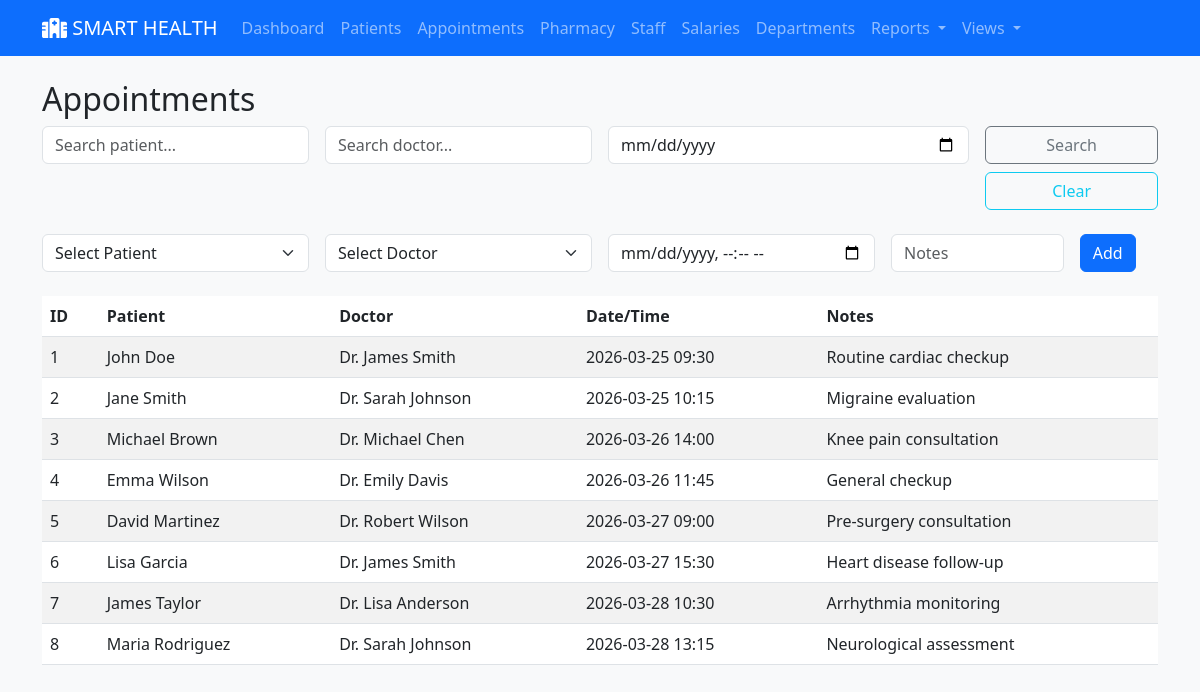
The app's page /appointments with its own data.
### models.py (models this page shows)
class Appointment(db.Model):
    id = db.Column(db.Integer, primary_key=True)
    patient_id = db.Column(db.Integer, db.ForeignKey('patient.id'), nullable=False)
    doctor_id = db.Column(db.Integer, db.ForeignKey('doctor.id'), nullable=False)
    scheduled_at = db.Column(db.DateTime, nullable=False, default=datetime.utcnow)
    notes = db.Column(db.Text)
    bills = db.relationship('Bill', backref='appointment', lazy=True)

class Patient(db.Model):
    id = db.Column(db.Integer, primary_key=True)
    first_name = db.Column(db.String(120), nullable=False)
    last_name = db.Column(db.String(120), nullable=False)
    dob = db.Column(db.Date, nullable=True)
    phone = db.Column(db.String(20))
    appointments = db.relationship('Appointment', backref='patient', lazy=True)
    prescriptions = db.relationship('Prescription', backref='patient', lazy=True)
    bills = db.relationship('Bill', backref='patient', lazy=True)

class Doctor(db.Model):
    id = db.Column(db.Integer, primary_key=True)
    name = db.Column(db.String(120), nullable=False)
    specialty = db.Column(db.String(120))
    department_id = db.Column(db.Integer, db.ForeignKey('department.id'), nullable=True)
    appointments = db.relationship('Appointment', backref='doctor', lazy=True)
    prescriptions = db.relationship('Prescription', backref='doctor', lazy=True)

### routes.py (the view, shortened to what this page needs)
@main_bp.route('/appointments', methods=['GET', 'POST'])
def appointments():
    search_patient = request.args.get('patient', '')
    search_doctor = request.args.get('doctor', '')
    search_date = request.args.get('date', '')
    query = Appointment.query
    if search_doctor:
        query = query.join(Doctor).filter(Doctor.name.contains(search_doctor))
    if search_date:
        query = query.filter(db.func.date(Appointment.scheduled_at) == search_date)
    all_appts = query.all()
    patients = Patient.query.all()
    doctors = Doctor.query.all()
    return render_template('appointments.html', appointments=all_appts, patients=patients, doctors=doctors,
                         search_patient=search_patient, search_doctor=search_doctor, search_date=search_date)

### templates/appointments.html (shortened to what this page needs)
{% extends 'base.html' %}
{% block content %}
<h2>Appointments</h2>
<form method="get" class="row g-3 mb-4">
  <div class="col-md-3">
    <input name="patient" class="form-control" placeholder="Search patient..." value="{{ search_patient }}">
  </div>
  <div class="col-md-3">
    <input name="doctor" class="form-control" placeholder="Search doctor..." value="{{ search_doctor }}">
  </div>
  <div class="col-md-4">
    <input name="date" type="date" class="form-control" placeholder="Filter by date" value="{{ search_date }}">
  </div>
  <div class="col-md-2">
    <button type="submit" class="btn btn-outline-secondary w-100">Search</button>
    <a href="{{ url_for('main.appointments') }}" class="btn btn-outline-info w-100 mt-2">Clear</a>
  </div>
</form>
<form method="post" class="row g-3 mb-4">
  <div class="col-md-3">
    <select name="patient_id" class="form-select" required>
      <option value="">Select Patient</option>
    </select>
  </div>
  <div class="col-md-3">
    <select name="doctor_id" class="form-select" required>
      <option value="">Select Doctor</option>
    </select>
  </div>
  <div class="col-md-3">
    <input name="scheduled_at" type="datetime-local" class="form-control" required>
  </div>
  <div class="col-md-2">
    <input name="notes" class="form-control" placeholder="Notes">
  </div>
  <div class="col-md-1">
    <button class="btn btn-primary">Add</button>
  </div>
</form>
<table class="table table-striped">
  <thead><tr><th>ID</th><th>Patient</th><th>Doctor</th><th>Date/Time</th><th>Notes</th></tr></thead>
  <tbody>
    {% for a in appointments %}
      <tr>
        <td>{{ a.id }}</td>
        <td>{{ a.patient.first_name }} {{ a.patient.last_name }}</td>
        <td>{{ a.doctor.name }}</td>
        <td>{{ a.scheduled_at.strftime('%Y-%m-%d %H:%M') }}</td>
        <td>{{ a.notes or '' }}</td>
      </tr>
    {% else %}
      <tr><td colspan="5">No appointments</td></tr>
    {% endfor %}
  </tbody>
</table>
{% endblock %}

### records on screen
Appointment: id "1", patient.first_name "John", patient.last_name "Doe", doctor.name "Dr. James Smith", scheduled_at "2026-03-25 09:30", notes "Routine cardiac checkup"
Appointment: id "2", patient.first_name "Jane", patient.last_name "Smith", doctor.name "Dr. Sarah Johnson", scheduled_at "2026-03-25 10:15", notes "Migraine evaluation"
Appointment: id "3", patient.first_name "Michael", patient.last_name "Brown", doctor.name "Dr. Michael Chen", scheduled_at "2026-03-26 14:00", notes "Knee pain consultation"
Appointment: id "4", patient.first_name "Emma", patient.last_name "Wilson", doctor.name "Dr. Emily Davis", scheduled_at "2026-03-26 11:45", notes "General checkup"
Appointment: id "5", patient.first_name "David", patient.last_name "Martinez", doctor.name "Dr. Robert Wilson", scheduled_at "2026-03-27 09:00", notes "Pre-surgery consultation"
Appointment: id "6", patient.first_name "Lisa", patient.last_name "Garcia", doctor.name "Dr. James Smith", scheduled_at "2026-03-27 15:30", notes "Heart disease follow-up"
Appointment: id "7", patient.first_name "James", patient.last_name "Taylor", doctor.name "Dr. Lisa Anderson", scheduled_at "2026-03-28 10:30", notes "Arrhythmia monitoring"
Appointment: id "8", patient.first_name "Maria", patient.last_name "Rodriguez", doctor.name "Dr. Sarah Johnson", scheduled_at "2026-03-28 13:15", notes "Neurological assessment"
